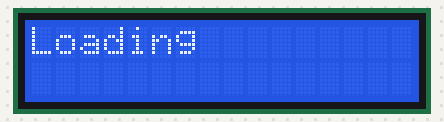
This sketch was run on a simulated Arduino Uno, built with avr-gcc and run on an emulated ATmega328P. On the bench: 16×2 character LCD.

Above: at 0.1 s.
At 7.6 s:
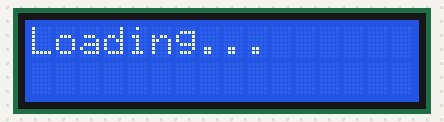

Measured:
- what the display in image 1 shows lasts 0.5 s, from 7.6 s to 8.1 s

The sketch:

lcd_demo_av_intro.ino
```cpp
#include <LiquidCrystal_I2C.h>
LiquidCrystal_I2C lcd(0x27,16,2);
//0x27 er adressen, man kan ha 128 st på samme arduino pins om de har ulike adress
//16 er antall bokstaver eller tegn per rad, 2 er rader

void setup() {
  // put your setup code here, to run once:
lcd.init();
lcd.backlight(); // <- dette betyr at det er en kommentar og blir ikke med i koden
lcd.setCursor(0,0);
lcd.print("Loading");


for(int x=0;x<=3;x++){
// Dette er det som jeg ønsker å repetere
lcd.setCursor(7,0);
delay(500);
lcd.print(".");
delay(500);
lcd.print(".");
delay(500);
lcd.print(".");
delay(500);
lcd.setCursor(7,0);
lcd.print("   ");
}//slutt på repetisjon
lcd.clear();

}


void loop() {

}
```
